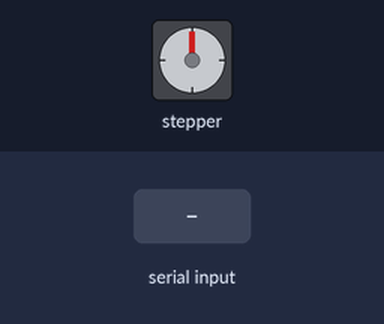
Bench run of a sketch on a simulated Arduino Uno, built with avr-gcc and run on an emulated ATmega328P. Shown: stepper motor. Wiring (inferred from the names in the program): stepper motor driver (200 steps per turn assumed): step pin 5; direction pin 3; enable pin 6. The inputs (shaded band) are chosen by the test bench.

Above: at 1.2 s.
1.3 s: "L" received over Serial
At 2.5 s:
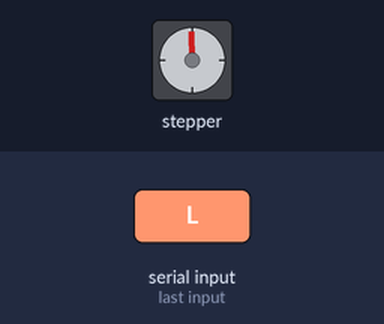
2.8 s: "R" received over Serial
At 3.8 s:
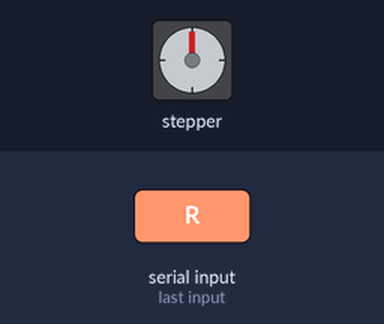
Timing chart, 0 to 5.8 s (numbered marks = the images above; inputs shaded):
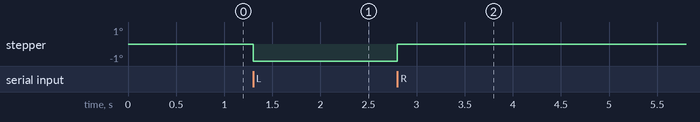

The sketch:

KeyboardInput.ino
```cpp
#define stepPin 5
#define dirPin 3
#define EN 6

void setup() {
  pinMode(stepPin, OUTPUT);
  pinMode(dirPin, OUTPUT);
  pinMode(EN, OUTPUT);
  digitalWrite(EN, LOW);
  Serial.begin(9600);
}

void loop() {
  if (Serial.available() > 0) {
    char command = Serial.read();
    switch (command) {
      case 'R':
        digitalWrite(dirPin, HIGH);
        makeStep();
        break;
      case 'L':
        digitalWrite(dirPin, LOW);
        makeStep();
        break;
    }
  }
}

void makeStep() {

  digitalWrite(stepPin, HIGH);
  delay(1);
  digitalWrite(stepPin, LOW);
  delay(1);
}
```
